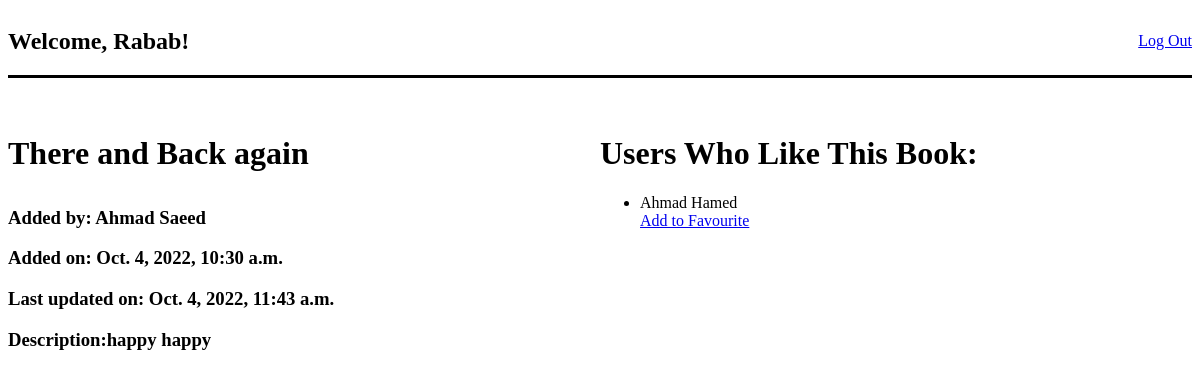
The page /books/1 (signed in) on the database its author committed.
### app_one/models.py (models this page shows)
class users(models.Model):
    first_name = models.CharField(max_length=45)
    last_name = models.CharField(max_length=45)
    email= models.CharField(max_length=255)
    password= models. CharField(max_length=45)
    objects = userManager()
    created_at = models.DateTimeField(auto_now_add=True)
    updated_at = models.DateTimeField(auto_now=True)

class Book(models.Model):
    title=models.CharField(max_length=255)
    description=models.TextField(default='Null')
    uploaded_by= models.ForeignKey(users, related_name="books_uploaded", on_delete = models.CASCADE)
    users_who_like=models.ManyToManyField(users, related_name="liked_books")
    created_at = models.DateTimeField(auto_now_add=True)
    updated_at = models.DateTimeField(auto_now=True)
    objects = BookManager()

### app_one/views.py (the view)
# urls.py: path('books/<int:id>', views.oneBook_index),
def oneBook_index(request,id):
    request.session['onebook_id']=id
    user_id=request.session['userid']
    context={
        'availableuser':users.objects.get(id=user_id),
        'onebook': Book.objects.get(id=id),
        'users_who_liked_one_book' : Book.objects.get(id=id).users_who_like.all(),
        'counter' : [1,2]
    }
    print('hi')
    print(context['counter'])
    return render(request, 'onebook.html', context)

### app_one/templates/onebook.html (shortened to what this page needs)
<!DOCTYPE html>
<html lang="en">
<head>
    {% load static %}
    <link rel="stylesheet" href="{% static 'style.css' %}">
</head>
<body>
    <nav>
        <h1>Welcome, {{availableuser.first_name}}!</h1>
        <a href="/logout">Log Out</a>
    </nav><br><br>
    <div class="middle">
        <div class="left">
            {% if onebook.uploaded_by.id == availableuser.id %}
            <form action="/newdesc" method="post">
                {% csrf_token %}
                <input class="title" type="text" name="title1" onfocus="this.value=''" value="{{onebook.title}}">
                <h3>Added by: {{onebook.uploaded_by.first_name}} {{onebook.uploaded_by.last_name}}</h3>
                <h3>Added on: {{onebook.created_at}}</h3>
                <h3>Last updated on: {{onebook.updated_at}}</h3>
                <h3>Description:</h3>
                <input class="descrip" type="text" name="desc1" onfocus="this.value=''" value="{{onebook.description}}"><br>
                <input type="submit" value="Update">
            </form>
            <form action="/delete" method="post">
                {% csrf_token %}
                <input type="submit" value="Delete">
            </form>
            {% else %}
            <h1 class="title">{{onebook.title}}</h1>
            <h3>Added by: {{onebook.uploaded_by.first_name}} {{onebook.uploaded_by.last_name}}</h3>
            <h3>Added on: {{onebook.created_at}}</h3>
            <h3>Last updated on: {{onebook.updated_at}}</h3>
            <h3>Description:{{onebook.description}}</h3>
            {% endif %}
        </div>
        <div class="right">
            <h1>Users Who Like This Book:</h1>
            <ul>
                {% for likeduser in users_who_liked_one_book %}
                {% if availableuser.id == likeduser.id %}
                <li>{{likeduser.first_name}} {{likeduser.last_name}} <a href="/unfav" >Un-Favourite</a></li>
                {% else %}
                <li>{{likeduser.first_name}} {{likeduser.last_name}}</li>
                {% endif %}
                {% endfor %}
                {% if availableuser not in users_who_liked_one_book %}
                <a href="/addfavfromone/{{onebook.id}}">Add to Favourite</a>
                {% endif %}
            </ul>
        </div>
    </div>
</body>
</html>

### app_one/static/style.css (style rules this page uses)
div { flex: 1; }
nav { display: flex; justify-content: space-between; align-items: center; border-bottom: 3px black solid; }
.middle { display: flex; }
.title { width: 500px; height: 50px; font-size:xx-large; font-weight: bold; }

### rows shown on the page
users: first_name "Rabab"
Book: title "There and Back again", uploaded_by.first_name "Ahmad", uploaded_by.last_name "Saeed", created_at "Oct. 4, 2022, 10:30 a.m.", updated_at "Oct. 4, 2022, 11:43 a.m.", description "happy happy"
users: first_name "Ahmad", last_name "Hamed"
